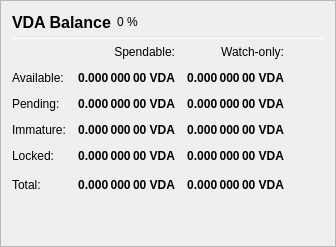
                   <widget class="QFrame" name="frame_Balances">
                    <property name="frameShape">
                     <enum>QFrame::StyledPanel</enum>
                    </property>
                    <property name="frameShadow">
                     <enum>QFrame::Raised</enum>
                    </property>
                    <layout class="QVBoxLayout" name="verticalLayout_4">
                     <item>
                      <layout class="QHBoxLayout" name="horizontalLayout_4">
                       <item>
                        <widget class="QLabel" name="label_5">
                         <property name="minimumSize">
                          <size>
                           <width>0</width>
                           <height>20</height>
                          </size>
                         </property>
                         <property name="font">
                          <font>
                           <pointsize>12</pointsize>
                           <weight>75</weight>
                           <bold>true</bold>
                          </font>
                         </property>
                         <property name="text">
                          <string>VDA Balance</string>
                         </property>
                        </widget>
                       </item>
                       <item>
                        <widget class="QLabel" name="labelVDAPercent">
                         <property name="text">
                          <string notr="true">0 %</string>
                         </property>
                        </widget>
                       </item>
                       <item>
                        <spacer name="horizontalSpacer_3">
                         <property name="orientation">
                          <enum>Qt::Horizontal</enum>
                         </property>
                         <property name="sizeHint" stdset="0">
                          <size>
                           <width>40</width>
                           <height>20</height>
                          </size>
                         </property>
                        </spacer>
                       </item>
                      </layout>
                     </item>
                     <item>
                      <widget class="Line" name="line_Balance">
                       <property name="minimumSize">
                        <size>
                         <width>0</width>
                         <height>1</height>
                        </size>
                       </property>
                       <property name="maximumSize">
                        <size>
                         <width>16777215</width>
                         <height>1</height>
                        </size>
                       </property>
                       <property name="orientation">
                        <enum>Qt::Horizontal</enum>
                       </property>
                      </widget>
                     </item>
                     <item>
                      <layout class="QGridLayout" name="gridLayout">
                       <property name="spacing">
                        <number>12</number>
                       </property>
                       <item row="0" column="1">
                        <widget class="QLabel" name="labelSpendable">
                         <property name="text">
                          <string>Spendable:</string>
                         </property>
                         <property name="alignment">
                          <set>Qt::AlignRight|Qt::AlignTrailing|Qt::AlignVCenter</set>
                         </property>
                        </widget>
                       </item>
                       <item row="0" column="2">
                        <widget class="QLabel" name="labelWatchonly">
                         <property name="text">
                          <string>Watch-only:</string>
                         </property>
                         <property name="alignment">
                          <set>Qt::AlignRight|Qt::AlignTrailing|Qt::AlignVCenter</set>
                         </property>
                        </widget>
                       </item>
                       <item row="1" column="0">
                        <widget class="QLabel" name="labelBalanceText">
                         <property name="text">
                          <string>Available:</string>
                         </property>
                        </widget>
                       </item>
                       <item row="1" column="1">
                        <widget class="QLabel" name="labelBalance">
                         <property name="font">
                          <font>
                           <weight>75</weight>
                           <bold>true</bold>
                          </font>
                         </property>
                         <property name="cursor">
                          <cursorShape>IBeamCursor</cursorShape>
                         </property>
                         <property name="toolTip">
                          <string>Your current spendable balance</string>
                         </property>
                         <property name="text">
                          <string notr="true">0.000 000 00 VDA</string>
                         </property>
                         <property name="alignment">
                          <set>Qt::AlignRight|Qt::AlignTrailing|Qt::AlignVCenter</set>
                         </property>
                         <property name="textInteractionFlags">
                          <set>Qt::LinksAccessibleByMouse|Qt::TextSelectableByKeyboard|Qt::TextSelectableByMouse</set>
                         </property>
                        </widget>
                       </item>
                       <item row="1" column="2">
                        <widget class="QLabel" name="labelWatchAvailable">
                         <property name="font">
                          <font>
                           <weight>75</weight>
                           <bold>true</bold>
                          </font>
                         </property>
                         <property name="cursor">
                          <cursorShape>IBeamCursor</cursorShape>
                         </property>
                         <property name="toolTip">
                          <string>Your current balance in watch-only addresses</string>
                         </property>
                         <property name="text">
                          <string notr="true">0.000 000 00 VDA</string>
                         </property>
                         <property name="alignment">
                          <set>Qt::AlignRight|Qt::AlignTrailing|Qt::AlignVCenter</set>
                         </property>
                         <property name="textInteractionFlags">
                          <set>Qt::LinksAccessibleByMouse|Qt::TextSelectableByKeyboard|Qt::TextSelectableByMouse</set>
                         </property>
                        </widget>
                       </item>
                       <item row="2" column="0">
                        <widget class="QLabel" name="labelPendingText">
                         <property name="text">
                          <string>Pending:</string>
                         </property>
                        </widget>
                       </item>
                       <item row="2" column="1">
                        <widget class="QLabel" name="labelUnconfirmed">
                         <property name="font">
                          <font>
                           <weight>75</weight>
                           <bold>true</bold>
                          </font>
                         </property>
                         <property name="cursor">
                          <cursorShape>IBeamCursor</cursorShape>
                         </property>
                         <property name="toolTip">
                          <string>Total of transactions that have yet to be confirmed, and do not yet count toward the spendable balance</string>
                         </property>
                         <property name="text">
                          <string notr="true">0.000 000 00 VDA</string>
                         </property>
                         <property name="alignment">
                          <set>Qt::AlignRight|Qt::AlignTrailing|Qt::AlignVCenter</set>
                         </property>
                         <property name="textInteractionFlags">
                          <set>Qt::LinksAccessibleByMouse|Qt::TextSelectableByKeyboard|Qt::TextSelectableByMouse</set>
                         </property>
                        </widget>
                       </item>
                       <item row="2" column="2">
                        <widget class="QLabel" name="labelWatchPending">
                         <property name="font">
                          <font>
                           <weight>75</weight>
                           <bold>true</bold>
                          </font>
                         </property>
                         <property name="cursor">
                          <cursorShape>IBeamCursor</cursorShape>
                         </property>
                         <property name="toolTip">
                          <string>Unconfirmed transactions to watch-only addresses</string>
                         </property>
                         <property name="text">
                          <string notr="true">0.000 000 00 VDA</string>
                         </property>
                         <property name="alignment">
                          <set>Qt::AlignRight|Qt::AlignTrailing|Qt::AlignVCenter</set>
                         </property>
                         <property name="textInteractionFlags">
                          <set>Qt::LinksAccessibleByMouse|Qt::TextSelectableByKeyboard|Qt::TextSelectableByMouse</set>
                         </property>
                        </widget>
                       </item>
                       <item row="3" column="0">
                        <widget class="QLabel" name="labelImmatureText">
                         <property name="text">
                          <string>Immature:</string>
                         </property>
                        </widget>
                       </item>
                       <item row="3" column="1">
                        <widget class="QLabel" name="labelImmature">
                         <property name="font">
                          <font>
                           <weight>75</weight>
                           <bold>true</bold>
                          </font>
                         </property>
                         <property name="cursor">
                          <cursorShape>IBeamCursor</cursorShape>
                         </property>
                         <property name="toolTip">
                          <string>Staked or masternode rewards that has not yet matured</string>
                         </property>
                         <property name="text">
                          <string notr="true">0.000 000 00 VDA</string>
                         </property>
                         <property name="alignment">
                          <set>Qt::AlignRight|Qt::AlignTrailing|Qt::AlignVCenter</set>
                         </property>
                         <property name="textInteractionFlags">
                          <set>Qt::LinksAccessibleByMouse|Qt::TextSelectableByKeyboard|Qt::TextSelectableByMouse</set>
                         </property>
                        </widget>
                       </item>
                       <item row="3" column="2">
                        <widget class="QLabel" name="labelWatchImmature">
                         <property name="font">
                          <font>
                           <weight>75</weight>
                           <bold>true</bold>
                          </font>
                         </property>
                         <property name="cursor">
                          <cursorShape>IBeamCursor</cursorShape>
                         </property>
                         <property name="toolTip">
                          <string>Staked or masternode rewards in watch-only addresses that has not yet matured</string>
                         </property>
                         <property name="text">
                          <string notr="true">0.000 000 00 VDA</string>
                         </property>
                         <property name="alignment">
                          <set>Qt::AlignRight|Qt::AlignTrailing|Qt::AlignVCenter</set>
                         </property>
                         <property name="textInteractionFlags">
                          <set>Qt::LinksAccessibleByMouse|Qt::TextSelectableByKeyboard|Qt::TextSelectableByMouse</set>
                         </property>
                        </widget>
                       </item>
                       <item row="4" column="0">
                        <widget class="QLabel" name="labelLockedBalanceText">
                         <property name="toolTip">
                          <string>Locked VDA or Masternode collaterals. These are excluded from zVDA minting.</string>
                         </property>
                         <property name="text">
                          <string>Locked:</string>
                         </property>
                        </widget>
                       </item>
                       <item row="4" column="1">
                        <widget class="QLabel" name="labelLockedBalance">
                         <property name="font">
                          <font>
                           <weight>75</weight>
                           <bold>true</bold>
                          </font>
                         </property>
                         <property name="cursor">
                          <cursorShape>IBeamCursor</cursorShape>
                         </property>
                         <property name="toolTip">
                          <string>Locked VDA or Masternode collaterals. These are excluded from zVDA minting.</string>
                         </property>
                         <property name="text">
                          <string notr="true">0.000 000 00 VDA</string>
                         </property>
                         <property name="alignment">
                          <set>Qt::AlignRight|Qt::AlignTrailing|Qt::AlignVCenter</set>
                         </property>
                         <property name="textInteractionFlags">
                          <set>Qt::LinksAccessibleByMouse|Qt::TextSelectableByKeyboard|Qt::TextSelectableByMouse</set>
                         </property>
                        </widget>
                       </item>
                       <item row="4" column="2">
                        <widget class="QLabel" name="labelWatchLocked">
                         <property name="font">
                          <font>
                           <weight>75</weight>
                           <bold>true</bold>
                          </font>
                         </property>
                         <property name="cursor">
                          <cursorShape>IBeamCursor</cursorShape>
                         </property>
                         <property name="toolTip">
                          <string>Current locked balance in watch-only addresses</string>
                         </property>
                         <property name="text">
                          <string notr="true">0.000 000 00 VDA</string>
                         </property>
                         <property name="alignment">
                          <set>Qt::AlignRight|Qt::AlignTrailing|Qt::AlignVCenter</set>
                         </property>
                         <property name="textInteractionFlags">
                          <set>Qt::LinksAccessibleByMouse|Qt::TextSelectableByKeyboard|Qt::TextSelectableByMouse</set>
                         </property>
                        </widget>
                       </item>
                       <item row="5" column="0">
                        <widget class="QLabel" name="labelTotalText">
                         <property name="toolTip">
                          <string>Your current VIDA balance, unconfirmed and immature transactions included</string>
                         </property>
                         <property name="text">
                          <string>Total:</string>
                         </property>
                        </widget>
                       </item>
                       <item row="5" column="1">
                        <widget class="QLabel" name="labelTotal">
                         <property name="font">
                          <font>
                           <weight>75</weight>
                           <bold>true</bold>
                          </font>
                         </property>
                         <property name="cursor">
                          <cursorShape>IBeamCursor</cursorShape>
                         </property>
                         <property name="toolTip">
                          <string>Your current VIDA balance, unconfirmed and immature transactions included</string>
                         </property>
                         <property name="text">
                          <string notr="true">0.000 000 00 VDA</string>
                         </property>
                         <property name="alignment">
                          <set>Qt::AlignRight|Qt::AlignTrailing|Qt::AlignVCenter</set>
                         </property>
                         <property name="textInteractionFlags">
                          <set>Qt::LinksAccessibleByMouse|Qt::TextSelectableByKeyboard|Qt::TextSelectableByMouse</set>
                         </property>
                        </widget>
                       </item>
                       <item row="5" column="2">
                        <widget class="QLabel" name="labelWatchTotal">
                         <property name="font">
                          <font>
                           <weight>75</weight>
                           <bold>true</bold>
                          </font>
                         </property>
                         <property name="cursor">
                          <cursorShape>IBeamCursor</cursorShape>
                         </property>
                         <property name="toolTip">
                          <string>Current total balance in watch-only addresses</string>
                         </property>
                         <property name="text">
                          <string notr="true">0.000 000 00 VDA</string>
                         </property>
                         <property name="alignment">
                          <set>Qt::AlignRight|Qt::AlignTrailing|Qt::AlignVCenter</set>
                         </property>
                         <property name="textInteractionFlags">
                          <set>Qt::LinksAccessibleByMouse|Qt::TextSelectableByKeyboard|Qt::TextSelectableByMouse</set>
                         </property>
                        </widget>
                       </item>
                       <item row="5" column="3">
                        <spacer name="horizontalSpacer_9">
                         <property name="orientation">
                          <enum>Qt::Horizontal</enum>
                         </property>
                         <property name="sizeHint" stdset="0">
                          <size>
                           <width>40</width>
                           <height>20</height>
                          </size>
                         </property>
                        </spacer>
                       </item>
                      </layout>
                     </item>
                     <item>
                      <spacer name="verticalSpacer_3">
                       <property name="orientation">
                        <enum>Qt::Vertical</enum>
                       </property>
                       <property name="sizeHint" stdset="0">
                        <size>
                         <width>20</width>
                         <height>40</height>
                        </size>
                       </property>
                      </spacer>
                     </item>
                    </layout>
                   </widget>
